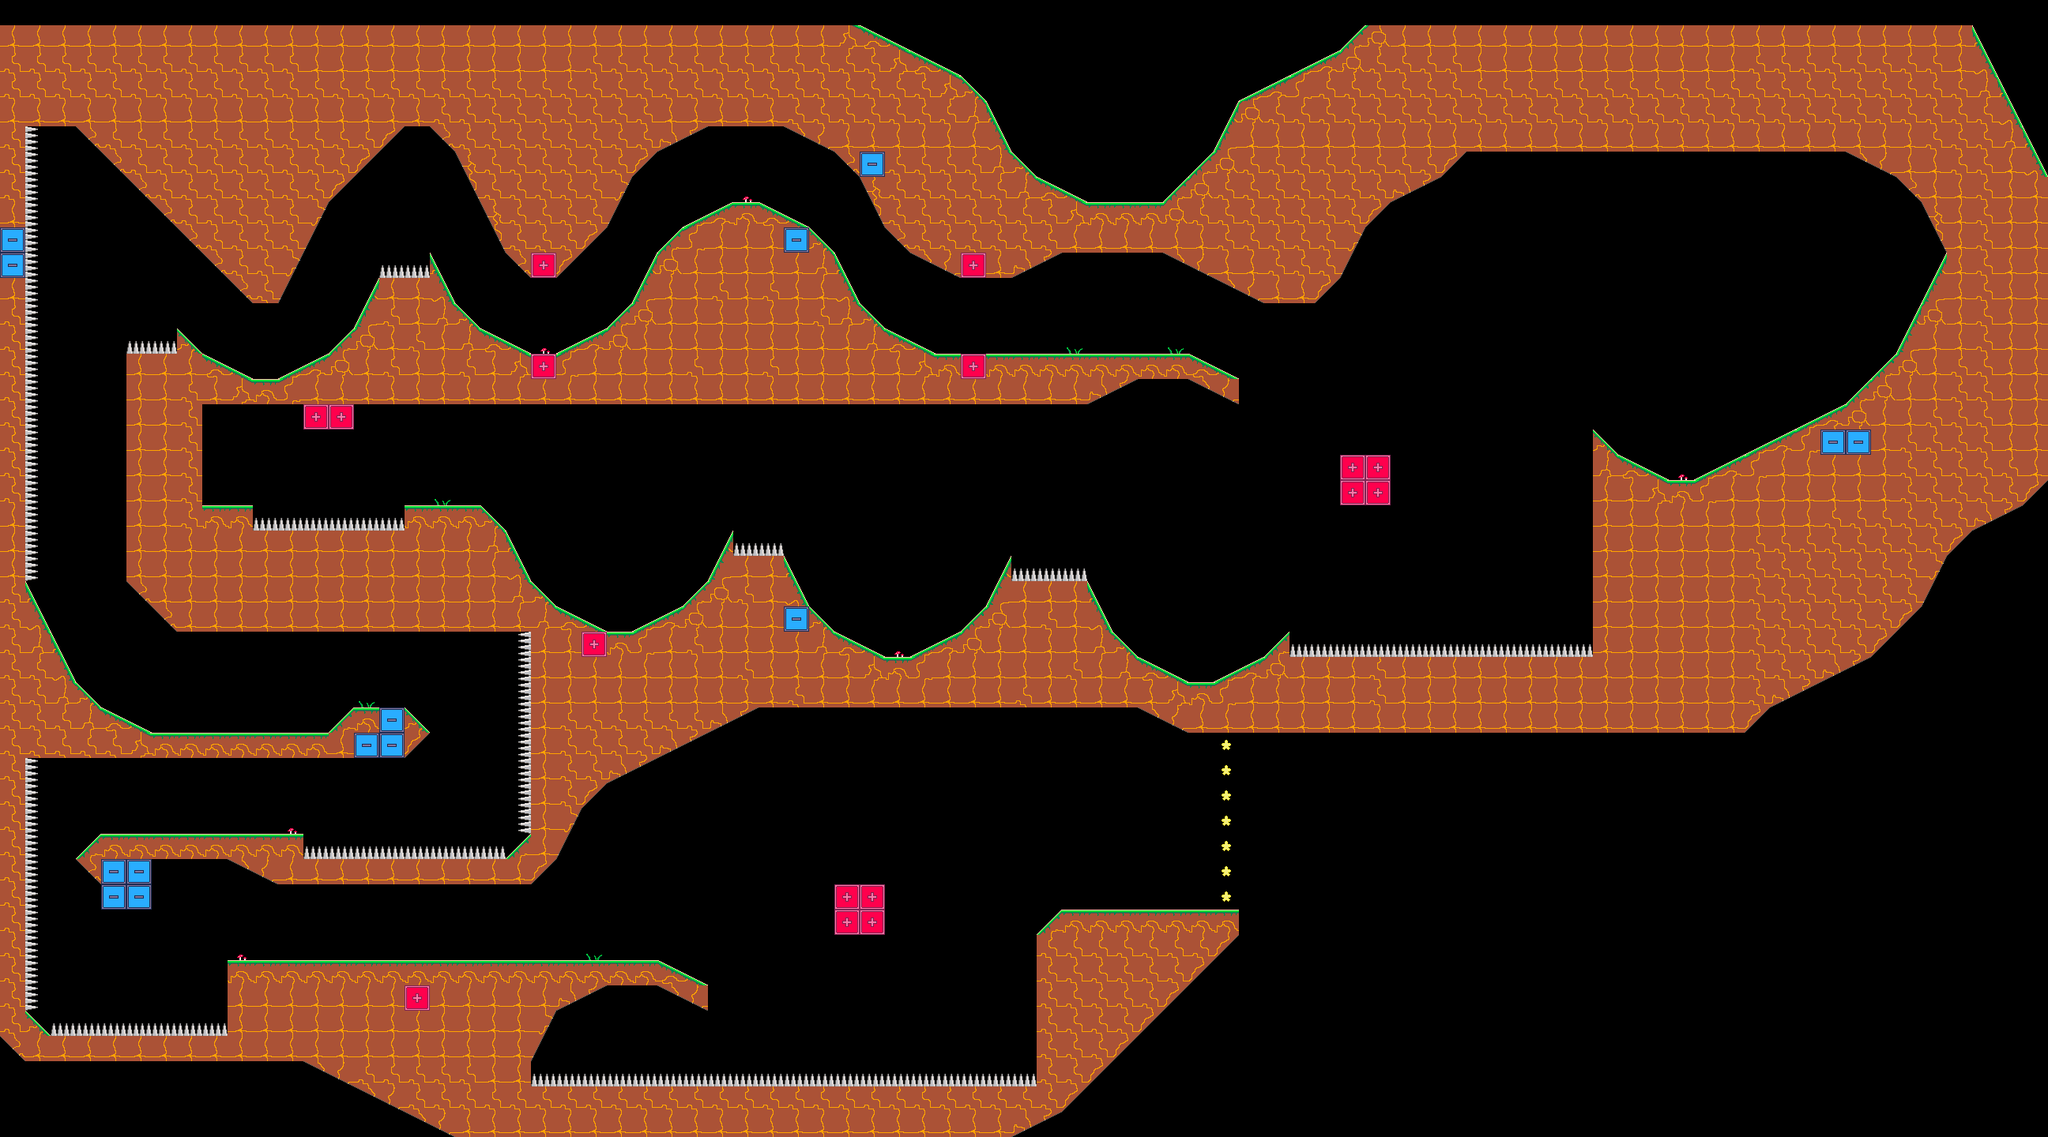

This is a level from a 2D game, rendered from its Tiled map with the project's own tilesets. A one-line summary and the map file follow, with tile-layer data summarised:
An orthogonal 81x45 tile map with 32x32 px tiles, 1 tile layer (tiles) and 1 object.

<map version="1.8" tiledversion="1.8.2" orientation="orthogonal" renderorder="right-down" width="81" height="45" tilewidth="32" tileheight="32" infinite="0" nextlayerid="3" nextobjectid="3">
 <editorsettings>
  <export target="../../../assets/levels/048.json" format="json" />
 </editorsettings>
 <tileset firstgid="1" source="../tileset.tsx" />
 <layer id="1" name="tiles" width="81" height="45">
  <data>[3645 cells, 1627 non-empty, 36 distinct tile ids]</data>
 </layer>
 <objectgroup id="2" name="spawns">
  <object id="1" x="288" y="620">
   <point />
  </object>
 </objectgroup>
</map>
